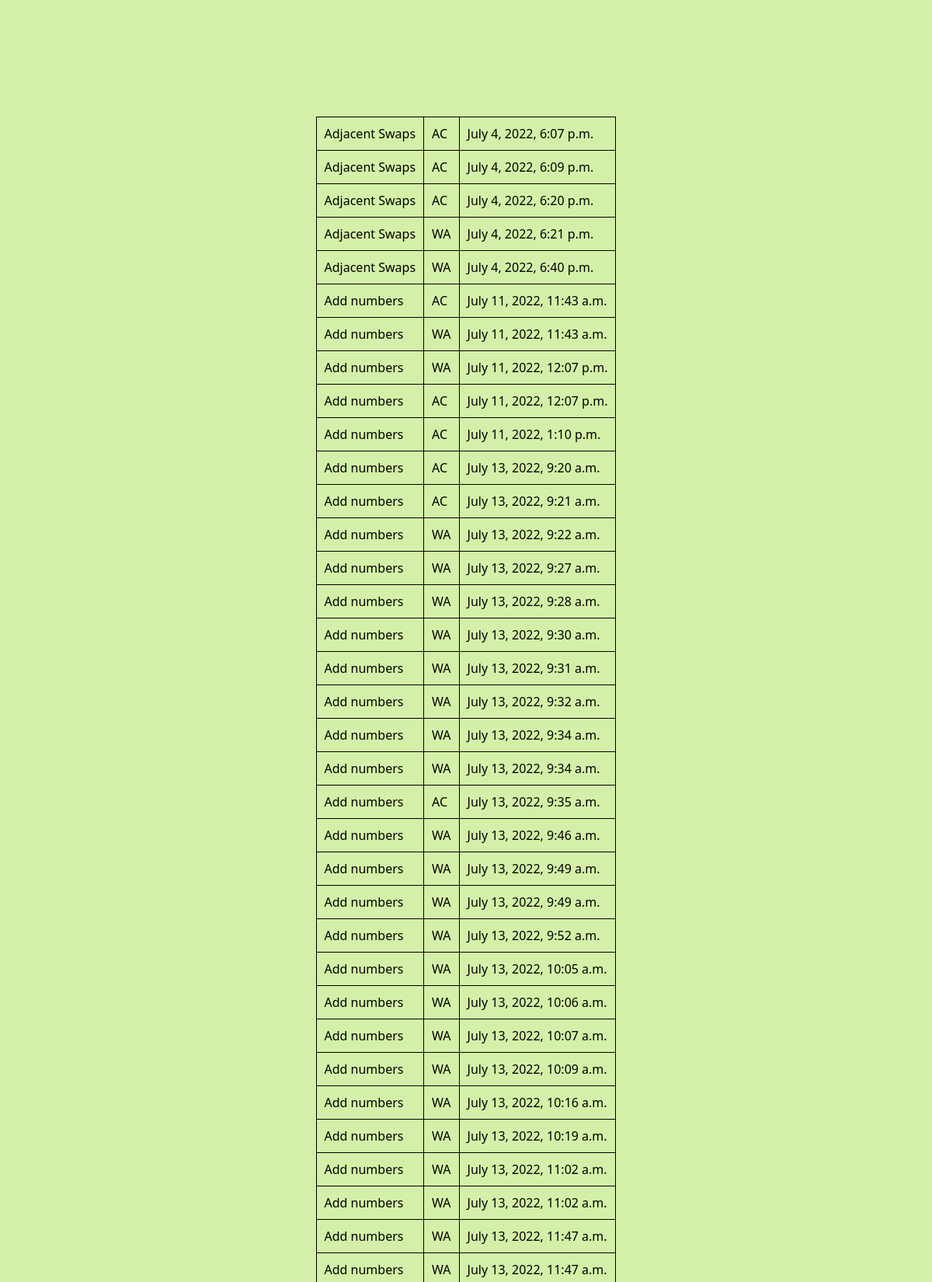
The app's page /appoj/submissions (signed in, upper part) with its own data.
### appoj/models.py (models this page shows)
class Submissions(models.Model):
    submission_id = models.AutoField(primary_key = True)
    problem_id = models.ForeignKey(Problems, verbose_name = ('problem_id'), on_delete = models.CASCADE)
    vrt = models.CharField(max_length = 200)
    user_id = models.ForeignKey(UserProfile, verbose_name = ('user.id'), on_delete = models.CASCADE)
    timestamp = models.DateTimeField(default = datetime.now, blank = True)

class Problems(models.Model):
    problem_id = models.AutoField(primary_key = True)
    description = models.TextField(max_length = 1000)
    name = models.CharField(max_length = 255)
    sample_input = models.TextField(max_length = 400)
    sample_output = models.TextField(max_length = 400)
    samples = models.TextField(max_length = 400)
    difficulty = models.CharField(max_length = 200)
    score = models.FloatField(default = 0)
    def __str__(self):
            return self.name

### appoj/views.py (the view)
# urls.py: path('submissions', views.submissions_view, name='submissions'),
@login_required(login_url = '/appoj/')
def submissions_view(request):
    dux = Submissions.objects.filter(user_id__user__username = request.user.username)
    tux = Problems.objects.all()
    return render(request, 'appoj/submissions.html', {'question': dux})

### appoj/templates/appoj/submissions.html
{% load static %}
<link rel="stylesheet" type="text/css" href="{% static 'appoj/stylesheet/submission.css' %}">
<body>
    <div id = "sub_table">
        <table>
            {% for x in question %}
                <tr>
                    <td>
                        {{x.problem_id}}
                    </td>
                    <td>
                        {{x.vrt}}
                    </td>
                    <td>
                        {{x.timestamp}}
                    </td>
                </tr>
                <br>
            {% endfor %}
        </table>
    </div>
</body>

### appoj/static/appoj/stylesheet/submission.css (style rules this page uses)
body { display: flex; flex-direction: column; flex-wrap: wrap; justify-content: center; font-family: 'Segoe UI', Tahoma, Geneva, Verdana, sans-serif; font-size: 1.25em; background-color: rgb(212, 240, 168); }
#sub_table { margin-top: 12%; display: flex; flex-wrap: wrap; justify-content: center; }
table { border-collapse: collapse; justify-content: center; }
td { border: 1px solid black; padding: 10px; }

### records on screen
Submissions: problem_id "Adjacent Swaps", vrt "AC", timestamp "July 4, 2022, 6:07 p.m."
Submissions: problem_id "Adjacent Swaps", vrt "AC", timestamp "July 4, 2022, 6:09 p.m."
Submissions: problem_id "Adjacent Swaps", vrt "AC", timestamp "July 4, 2022, 6:20 p.m."
Submissions: problem_id "Adjacent Swaps", vrt "WA", timestamp "July 4, 2022, 6:21 p.m."
Submissions: problem_id "Adjacent Swaps", vrt "WA", timestamp "July 4, 2022, 6:40 p.m."
Submissions: problem_id "Add numbers", vrt "AC", timestamp "July 11, 2022, 11:43 a.m."
Submissions: problem_id "Add numbers", vrt "WA", timestamp "July 11, 2022, 11:43 a.m."
Submissions: problem_id "Add numbers", vrt "WA", timestamp "July 11, 2022, 12:07 p.m."
Submissions: problem_id "Add numbers", vrt "AC", timestamp "July 11, 2022, 12:07 p.m."
Submissions: problem_id "Add numbers", vrt "AC", timestamp "July 11, 2022, 1:10 p.m."
Submissions: problem_id "Add numbers", vrt "AC", timestamp "July 13, 2022, 9:20 a.m."
Submissions: problem_id "Add numbers", vrt "AC", timestamp "July 13, 2022, 9:21 a.m."
Submissions: problem_id "Add numbers", vrt "WA", timestamp "July 13, 2022, 9:22 a.m."
Submissions: problem_id "Add numbers", vrt "WA", timestamp "July 13, 2022, 9:27 a.m."
Submissions: problem_id "Add numbers", vrt "WA", timestamp "July 13, 2022, 9:28 a.m."
Submissions: problem_id "Add numbers", vrt "WA", timestamp "July 13, 2022, 9:30 a.m."
Submissions: problem_id "Add numbers", vrt "WA", timestamp "July 13, 2022, 9:31 a.m."
Submissions: problem_id "Add numbers", vrt "WA", timestamp "July 13, 2022, 9:32 a.m."
Submissions: problem_id "Add numbers", vrt "WA", timestamp "July 13, 2022, 9:34 a.m."
Submissions: problem_id "Add numbers", vrt "WA", timestamp "July 13, 2022, 9:34 a.m."
Submissions: problem_id "Add numbers", vrt "AC", timestamp "July 13, 2022, 9:35 a.m."
Submissions: problem_id "Add numbers", vrt "WA", timestamp "July 13, 2022, 9:46 a.m."
Submissions: problem_id "Add numbers", vrt "WA", timestamp "July 13, 2022, 9:49 a.m."
Submissions: problem_id "Add numbers", vrt "WA", timestamp "July 13, 2022, 9:49 a.m."
Submissions: problem_id "Add numbers", vrt "WA", timestamp "July 13, 2022, 9:52 a.m."
Submissions: problem_id "Add numbers", vrt "WA", timestamp "July 13, 2022, 10:05 a.m."
Submissions: problem_id "Add numbers", vrt "WA", timestamp "July 13, 2022, 10:06 a.m."
Submissions: problem_id "Add numbers", vrt "WA", timestamp "July 13, 2022, 10:07 a.m."
Submissions: problem_id "Add numbers", vrt "WA", timestamp "July 13, 2022, 10:09 a.m."
Submissions: problem_id "Add numbers", vrt "WA", timestamp "July 13, 2022, 10:16 a.m."
Submissions: problem_id "Add numbers", vrt "WA", timestamp "July 13, 2022, 10:19 a.m."
Submissions: problem_id "Add numbers", vrt "WA", timestamp "July 13, 2022, 11:02 a.m."
Submissions: problem_id "Add numbers", vrt "WA", timestamp "July 13, 2022, 11:02 a.m."
Submissions: problem_id "Add numbers", vrt "WA", timestamp "July 13, 2022, 11:47 a.m."
Submissions: problem_id "Add numbers", vrt "WA", timestamp "July 13, 2022, 11:47 a.m."
